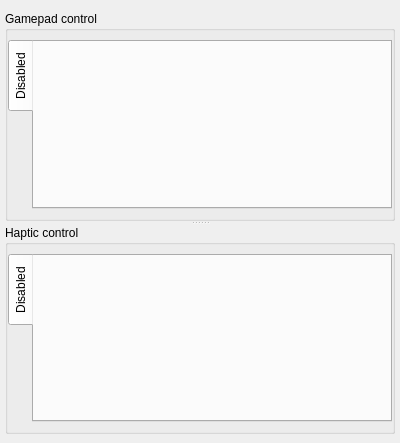
<?xml version="1.0" encoding="UTF-8"?>
<ui version="4.0">
 <class>TelecontrolWidget</class>
 <widget class="QDockWidget" name="TelecontrolWidget">
  <property name="geometry">
   <rect>
    <x>0</x>
    <y>0</y>
    <width>400</width>
    <height>443</height>
   </rect>
  </property>
  <property name="minimumSize">
   <size>
    <width>292</width>
    <height>400</height>
   </size>
  </property>
  <property name="windowTitle">
   <string>Telecontrol</string>
  </property>
  <widget class="QWidget" name="dockWidgetContents">
   <layout class="QVBoxLayout" name="verticalLayout_3">
    <property name="leftMargin">
     <number>5</number>
    </property>
    <property name="topMargin">
     <number>11</number>
    </property>
    <property name="rightMargin">
     <number>5</number>
    </property>
    <item>
     <widget class="QSplitter" name="splitter">
      <property name="orientation">
       <enum>Qt::Vertical</enum>
      </property>
      <widget class="QGroupBox" name="groupBox">
       <property name="title">
        <string>Gamepad control</string>
       </property>
       <layout class="QVBoxLayout" name="verticalLayout">
        <property name="leftMargin">
         <number>0</number>
        </property>
        <property name="rightMargin">
         <number>0</number>
        </property>
        <item>
         <widget class="QTabWidget" name="gamepadTabWidget">
          <property name="sizePolicy">
           <sizepolicy hsizetype="Expanding" vsizetype="MinimumExpanding">
            <horstretch>0</horstretch>
            <verstretch>0</verstretch>
           </sizepolicy>
          </property>
          <property name="minimumSize">
           <size>
            <width>100</width>
            <height>0</height>
           </size>
          </property>
          <property name="tabPosition">
           <enum>QTabWidget::West</enum>
          </property>
          <property name="currentIndex">
           <number>0</number>
          </property>
          <widget class="QWidget" name="tab">
           <attribute name="title">
            <string>Disabled</string>
           </attribute>
          </widget>
         </widget>
        </item>
       </layout>
      </widget>
      <widget class="QGroupBox" name="groupBox_2">
       <property name="title">
        <string>Haptic control</string>
       </property>
       <layout class="QVBoxLayout" name="hapticLayout">
        <property name="leftMargin">
         <number>0</number>
        </property>
        <property name="rightMargin">
         <number>0</number>
        </property>
        <item>
         <widget class="QTabWidget" name="hapticTabWidget">
          <property name="sizePolicy">
           <sizepolicy hsizetype="Expanding" vsizetype="Preferred">
            <horstretch>0</horstretch>
            <verstretch>0</verstretch>
           </sizepolicy>
          </property>
          <property name="minimumSize">
           <size>
            <width>280</width>
            <height>0</height>
           </size>
          </property>
          <property name="tabPosition">
           <enum>QTabWidget::West</enum>
          </property>
          <property name="tabShape">
           <enum>QTabWidget::Rounded</enum>
          </property>
          <property name="currentIndex">
           <number>0</number>
          </property>
          <widget class="QWidget" name="tab_3">
           <attribute name="title">
            <string>Disabled</string>
           </attribute>
          </widget>
         </widget>
        </item>
       </layout>
      </widget>
     </widget>
    </item>
   </layout>
  </widget>
 </widget>
 <resources/>
 <connections/>
</ui>
